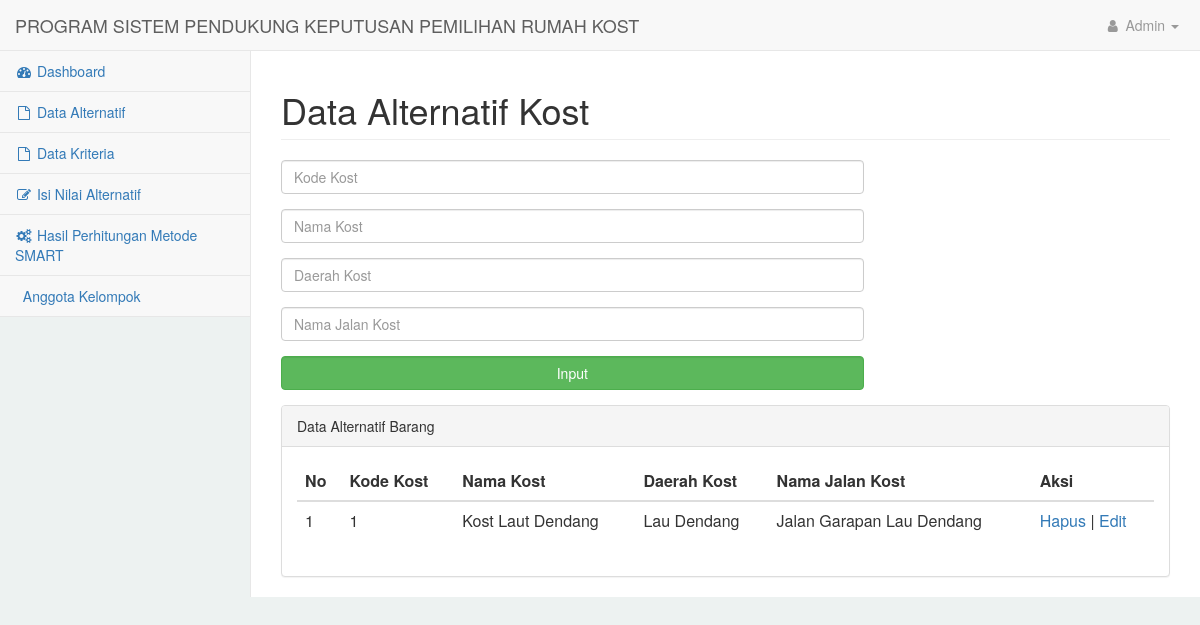
The page /alternatif.php on the database its author committed.
### tables this page shows
CREATE TABLE `kost` (
  `id_kost` int(11) NOT NULL,
  `kode_kost` int(50) NOT NULL,
  `nama_kost` varchar(50) NOT NULL,
  `daerah_kost` varchar(50) NOT NULL,
  `nama_jalan_kost` varchar(50) NOT NULL
);

### alternatif.php (the view, shortened to what this page needs)
<?php
include 'koneksi.php';
require_once 'navigasi.php';
?>
<div id="page-wrapper">
	<div class="container-fluid">
		<div class="row">
			<div class="col-lg-12">
				<h1 class="page-header">Data Alternatif Kost</h1>
			</div>
			<div class="col-lg-8">
				<form role="form" action="" method="POST">
					<div class="form-group">
						<input type="text" required name="kode_kost" class="form-control" placeholder="Kode Kost ">
					</div>
					<div class="form-group">
						<input type="text" required name="nama_kost" class="form-control" placeholder="Nama Kost ">
					</div>
					<div class="form-group">
						<input type="text" required name="daerah_kost" class="form-control" placeholder="Daerah Kost ">
					</div>
					<div class="form-group">
						<input type="text" required name="nama_jalan_kost" class="form-control" placeholder="Nama Jalan Kost">
					</div>
					<div class="form-group">
						<input type="submit" name="submit" class="form-control btn btn-success form-control" value="Input" placeholder="submit">
					</div>
				</form>
			</div>
			<div class="col-lg-12">
				<div class="panel panel-default">
					<div class="panel-heading">
						Data Alternatif Barang
					</div>
					<div class="panel-body">
						<div class="table-responsive">
							<table class="table">
								<thead>
									<tr>
										<th>No</th>
										<th>Kode Kost</th>
										<th>Nama Kost</th>
										<th>Daerah Kost</th>
										<th>Nama Jalan Kost</th>
										<th>Aksi</th>
									</tr>
								</thead>
								<tbody>
									<?php
									$sql = "SELECT * FROM kost";
									$query = mysqli_query($dbconnection, $sql);
									$no = 1;
									while($kost = mysqli_fetch_array($query)) {
									?>
									<tr>
										<td><?=$no?></td>
										<td><?=$kost['kode_kost']?></td>
										<td><?=$kost['nama_kost']?></td>
										<td><?=$kost['daerah_kost']?></td>
										<td><?=$kost['nama_jalan_kost']?></td>
										<td><a onclick="return confirm('Apakah yakin ingin menghapus ?')" href="aksi/hapus_kost.php?kode=<?=$kost['kode_kost'];?>">Hapus</a> | <a href="">Edit</a>
										</td>
									</tr>
									<?php
									$no++;
										}
									?>
								</tbody>
							</table>
						</div>
					</div>
				</div>
			</div>
		</div>
	</div>
</div>
<?php
require_once 'foot.php';
?>

### css/startmin.css (style rules this page uses)
body { background-color: #f8f8f8; }
#page-wrapper { padding-top: 30px; min-height: 568px; background-color: #fff; }
@media (min-width:768px) { #page-wrapper { position: inherit; margin-left: 250px; padding: 30px 15px 0 15px; border-left: 1px solid #e7e7e7; } }

### navigasi.php (style rules this page uses)
body { background-color: #edf2f1; }

### rows shown on the page
kost: kode_kost "1", nama_kost "Kost Laut Dendang", daerah_kost "Lau Dendang", nama_jalan_kost "Jalan Garapan Lau Dendang"
